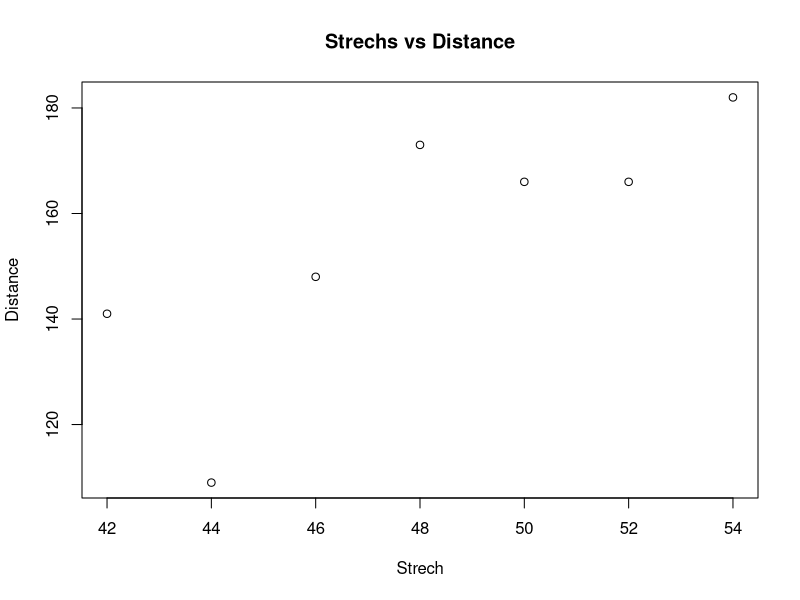

Generate this figure with R:
## ---- chunk 1
strech<-c(46,54,48,50,44,42,52)
distance<-c(148,182,173,166,109,141,166)
data<-data.frame(strech,distance)
## ---- chunk 2
data
## ---- chunk 3
plot(data$strech, data$distance, main="Strechs vs Distance", xlab="Strech", ylab="Distance")
